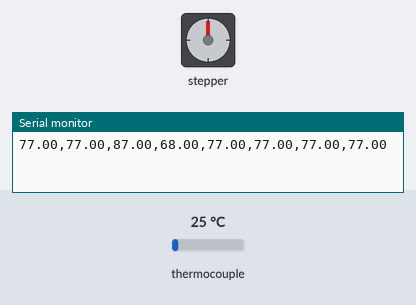
The program below on a simulated Arduino Uno R4 WiFi. Parts: stepper motor, the last lines printed to the serial monitor. Wiring (inferred from the names in the program): stepper motor driver (200 steps per turn assumed): step D7; direction D6. The inputs (shaded band) are chosen by the test bench; at power-on: thermocouple 25 °C.

Above: at 0.1 s.
At 60.6 s:
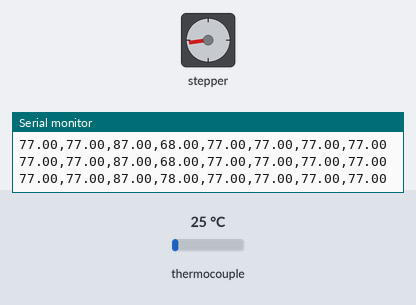
At 121.2 s:
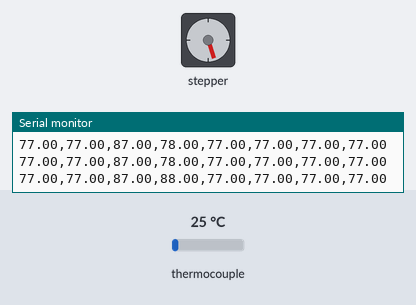
Timing chart, 0 to 122.7 s (numbered marks = the images above):
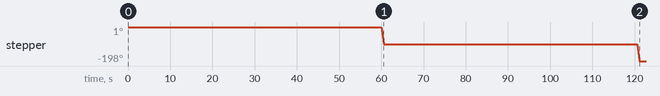

The program:

main.cpp
```cpp
#include <Adafruit_MAX31865.h>
#include <SoftwareSerial.h>
#include <vector>
#include <algorithm>
#include <cmath>
#include <string>
using namespace std;

void changeVoltage(bool increase, float changeTarget);
void resetVoltageToZero();
int maintainTemperature();
void sendLoraData(std::vector<float> dataToSend);
void sendSerialCSV(std::vector<float> dataToSend);

#define dirPin 6
#define stepPin 7
#define RREF      430.0
#define RNOMINAL  100.0
#define startingVOLTAGE 68.0

// Use software SPI: CS, DI, DO, CLK
Adafruit_MAX31865 sensor3 = Adafruit_MAX31865(9, 11, 12, 13); // CS pin 10 -- CS pins are what allows Arduino board to identify seperate devices
Adafruit_MAX31865 ambientSensor = Adafruit_MAX31865(5, 11, 12, 13);
Adafruit_MAX31865 sensor2 = Adafruit_MAX31865(4, 11, 12, 13);
Adafruit_MAX31865 sensor1 = Adafruit_MAX31865(3, 11, 12, 13);
Adafruit_MAX31865 sensor4 = Adafruit_MAX31865(2, 11, 12, 13);
SoftwareSerial lora(0,1);

int stepsPerRevolution = 200; // About 10 +- V
int currentVoltage = startingVOLTAGE;
std::vector<float> recentTemperatures;
float target = 0.0;

void setup() {
  Serial.begin(9600);
  lora.begin(9600);
  sensor1.begin(MAX31865_3WIRE);  // set to 2WIRE or 4WIRE as necessary
  ambientSensor.begin(MAX31865_3WIRE);
  sensor2.begin(MAX31865_3WIRE);
  sensor3.begin(MAX31865_3WIRE);
  sensor4.begin(MAX31865_3WIRE);

  pinMode(stepPin, OUTPUT);
  pinMode(dirPin, OUTPUT);
  digitalWrite(dirPin, LOW);
  lora.setTimeout(500);
}

unsigned long lastUpdate = 0;  // Stores last sensor update time
const unsigned long updateInterval = 15000;  // 15 seconds

float ambientTemperature, temp1, temp2, temp3, temp4, average, delta;  // Store sensor values

void loop() {
  unsigned long currentMillis = millis();

  // // Update sensor data every 15 seconds
  // if (currentMillis - lastUpdate >= updateInterval) {
    // lastUpdate = currentMillis;  // Reset timer

    ambientTemperature = ambientSensor.temperature(RNOMINAL, RREF) * 1.8 + 32;
    temp1 = sensor1.temperature(RNOMINAL, RREF) * 1.8 + 32;
    temp2 = sensor2.temperature(RNOMINAL, RREF) * 1.8 + 32;
    temp3 = sensor3.temperature(RNOMINAL, RREF) * 1.8 + 32;
    //temp3 = temp2; // Set sensor 3 to sensor 2 because of testing
    temp4 = sensor4.temperature(RNOMINAL, RREF) * 1.8 + 32;

    average = (temp1 + temp2 + temp3 + temp4)/4;
    target = ambientTemperature + 10.0; // Target is 5 degrees above ambient
    delta = target - average;
    float minSensor = min(temp1, min(temp2, min(temp3, temp4)));
    float maxSensor = max(temp1, max(temp2, max(temp3, temp4)));
    recentTemperatures.push_back(average);
    if (recentTemperatures.size() == 5) { // Vector has 5 elements, pop the least recent one
      if (currentMillis - lastUpdate >= 60000) { // Only run maintainTemperature() every minute
        lastUpdate = currentMillis;
        int result = maintainTemperature();
      }
      recentTemperatures.erase(recentTemperatures.begin()); // Remove first element
    }

  std::vector<float> loraData;
  loraData.push_back(average);
  loraData.push_back(ambientTemperature);
  loraData.push_back(target);
  loraData.push_back(currentVoltage);
  loraData.push_back(temp1);
  loraData.push_back(temp2);
  loraData.push_back(temp3);
  loraData.push_back(temp4);

  sendSerialCSV(loraData);
  delay(10000); // Run every 15s
}

void sendSerialCSV(std::vector<float> dataToSend) {
  for (int i = 0; i < dataToSend.size(); i++) {
    Serial.print(dataToSend[i], 2); // 2 decimal places
    if (i < dataToSend.size() - 1) {
      Serial.print(","); // CSV comma
    }
  }
  Serial.println(); // Newline ends CSV row
}

void sendLoraData(std::vector<float> dataToSend) {
  string combinedMessage = "1|";
  for (int i = 0; i < dataToSend.size(); i++) {
    string stringVersion = to_string(dataToSend[i]);
    size_t decimalPos = stringVersion.find('.');
    if (decimalPos != std::string::npos && decimalPos + 3 < stringVersion.length()) { // Truncate if there is a decimal
      stringVersion = stringVersion.substr(0, decimalPos + 3); // Truncate to 2 decimal
    }

    combinedMessage += stringVersion + "|";
  }

  lora.print("AT+SEND=9,"); lora.print(combinedMessage.size());
  lora.print(","); lora.println(combinedMessage.c_str());

}

int maintainTemperature() {
  // Preconditions: recentTemperatures is full
  // First, check if the temperature is constant at the given voltage
  // We'll allow a 0.75 F difference in range as constant
  float minElement = min(recentTemperatures[0], min(recentTemperatures[1], min(recentTemperatures[2], min(recentTemperatures[3], recentTemperatures[4]))));
  float maxElement = max(recentTemperatures[0], max(recentTemperatures[1], max(recentTemperatures[2], max(recentTemperatures[3], recentTemperatures[4]))));
  float range = maxElement - minElement;
  range = sqrt(range * range); //Abs value of range

  if (range > 0.40 ) return 0; // If above the range, temperature is still moving

  float currentAverage = recentTemperatures.back(); // Get most recent average
  float averageMinusTarget = currentAverage - target;

  if (averageMinusTarget < 0.5 && averageMinusTarget > -0.5) { // Within 1 degree from target
    return 1;
  }
  else if (averageMinusTarget > 0.5) { // Temp has been constant, and average is still more than 1 degree larger than target
    changeVoltage(false, averageMinusTarget);
    return -1;
  }
  else if (averageMinusTarget < -0.5) { // Temp has been constant, and average is still more than 1 degree less than target
    changeVoltage(true, averageMinusTarget);
    return -1;
  }


  /* Return Codes
  0 -- Temperature not constant enough to warrant change
  1 -- Temperature within target temperature.
  -1 -- Voltage changed. Awaiting temperature change.
  */
}
void resetVoltageToZero() {
  float turnsNeeded = currentVoltage / 10;
  for (int i = 0; i < turnsNeeded; i++) {
    changeVoltage(false, 0);
    delay(5000);
  }
}

// y=0.188321x-0.0266254 -- x is steps per revolution, y is voltage change

void changeVoltage(bool increase, float changeTarget) {
  float absChangeTarget = sqrt(changeTarget * changeTarget);
  if (absChangeTarget > 3.0) { // Need to change temperature by larger than 3 degrees
    stepsPerRevolution = 55; // About +-10 V
  }
  else if (absChangeTarget > 2.0) { // Need to change temperature by larger than 2 degrees
    stepsPerRevolution = 35; // About +-5 V
  }
  else if (absChangeTarget > 1) { // Need to change temperature by larger than 1 degree
    stepsPerRevolution = 25; //
  }
  else { // // Need to change temperature by less than 2 degrees
    stepsPerRevolution = 15;
  }
  if (increase) {
    if (currentVoltage >= 115) {
      return;
    }
    digitalWrite(dirPin, LOW);
    currentVoltage += (stepsPerRevolution*0.188321) - 0.0266254;
  }
  else {
    if (currentVoltage <= 10) {
      return;
    }
    digitalWrite(dirPin, HIGH);
    currentVoltage -= (stepsPerRevolution*0.188321) - 0.0266254;
  }
  for (int i = 0; i < stepsPerRevolution; i++) {
    // These four lines result in 1 step:
    digitalWrite(stepPin, HIGH);
    delayMicroseconds(5000);
    digitalWrite(stepPin, LOW);
    delayMicroseconds(5000);
  } // Need to determine increase in voltage for each revolution
}
```

Measured:
- by itself, stepper: turns 99° counter-clockwise in 0.54 s, then 99° counter-clockwise in 0.54 s
